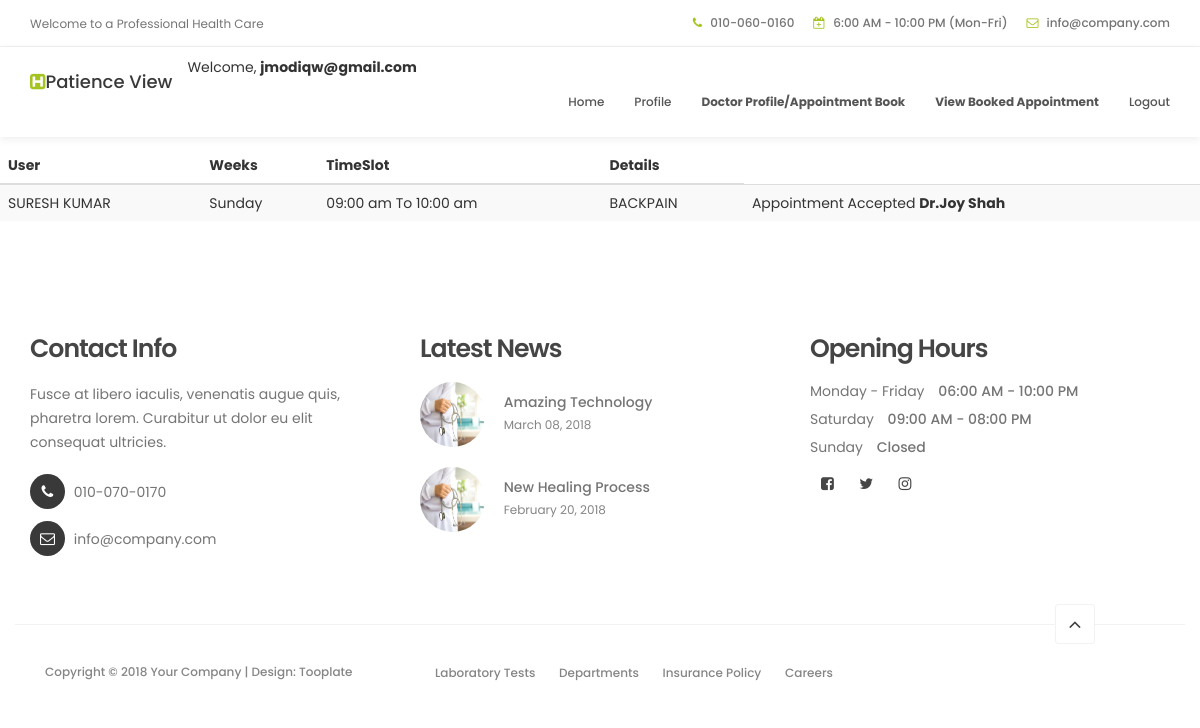
The page /appointmentstatus/ (signed in) on the database as committed earlier.
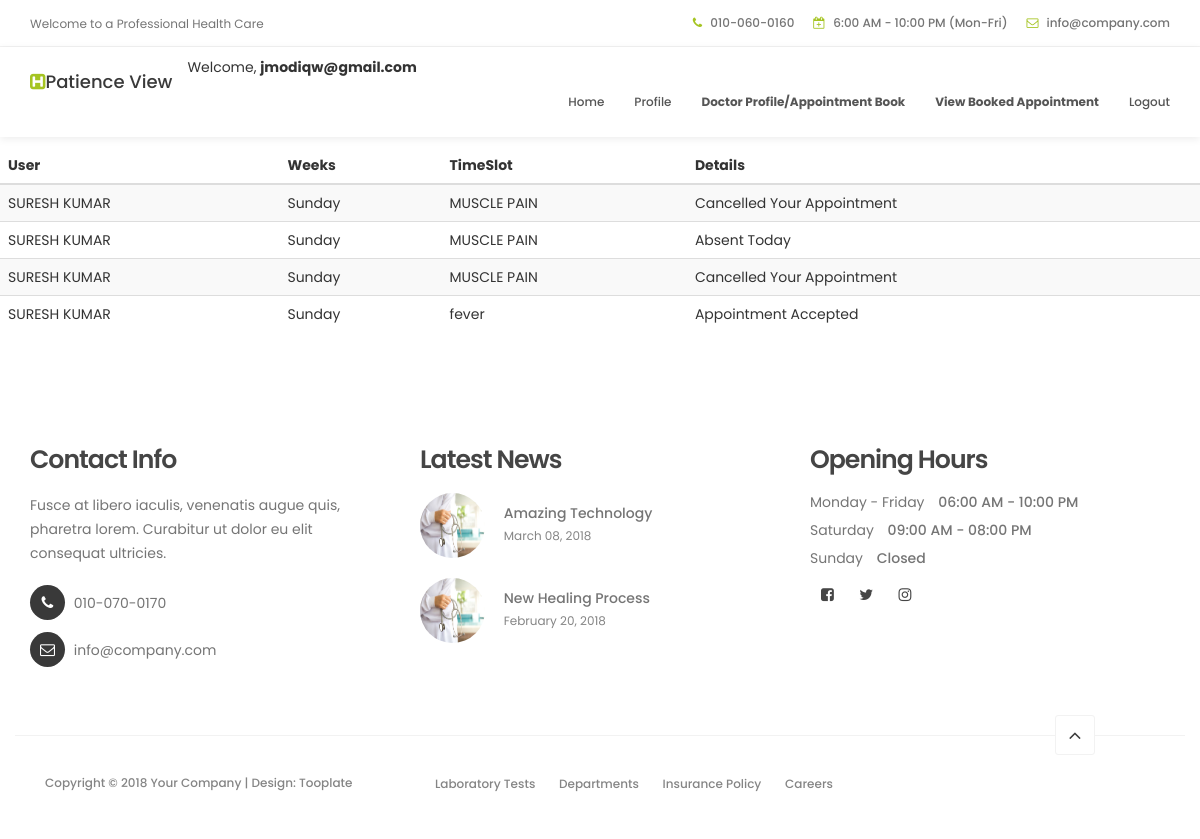
The same page on the database as committed later.
### myapp/models.py (models this page shows, shortened)
class User(models.Model):
    ROLES = (
        ('admin', 'Admin'),
        ('doctor', 'Doctor'),
        ('patiences', 'Patience'),
    )
    roles = models.CharField(max_length=30,choices = ROLES)
    name = models.CharField(max_length=30)
    email = models.EmailField(unique=True)
    password = models.CharField(max_length=15)
    address = models.TextField(default=None,blank=True,null=True)
    gender = models.CharField(max_length=6)
    speciality = models.CharField(max_length=30,default=None,blank=True,null=True)
    clinic_name=models.CharField(max_length=30,default=None,blank=True,null=True)
    profile = models.ImageField(upload_to='profiles/',blank=True,null=True)
    def __str__(self):
        return self.name

class Appointment(models.Model):
    STATUS = (
        (0,'pending'),
        (1,'Completed'),
        (2,'Absent'),
        (3,'Canceled'),
    )
    slot = models.ForeignKey(Slot,on_delete=models.CASCADE,null=True,blank=True)
    name =  models.CharField(max_length=30)
    phone = models.IntegerField(null=True,blank=True)
    weeks = models.IntegerField(null=True,blank=True)
    timeslot = models.IntegerField(null=True,blank=True)
    description = models.TextField(default=None,null=True,blank=True)
    status = models.IntegerField(default=0,choices=STATUS)
    user = models.ForeignKey(User,on_delete=models.CASCADE)

class Slot(models.Model):
    TIMESLOT_LIST = (
        (0, '09:00 am To 10:00 am'),
        (1,'10:00 am TO 11:00 am'),
        (2, '11:00 am To 12:00 am'),
        (3, '12:00 am To 01:00 pm'),
        (4, '02:00 pm To 03:00 pm'),
        (5, '03:00 pm To 04:00 pm'),
        (6, '04:00 pm To 05:00 pm'),
    )
    WEEKS = (
        (0,'Monday'),
        (1,'Tuesday'),
        (2,'Wednesday'),
        (3,'Thursday'),
        (4,'Friday'),
        (5,'Saturday'),
        (6,'Sunday'),
    )
    doctor_id = models.ForeignKey(User,on_delete=models.CASCADE)
    weeks  = models.IntegerField(choices=WEEKS)
    timeslot = models.IntegerField(choices=TIMESLOT_LIST)
    slotsize=models.IntegerField(default=1)

### myapp/views.py (the view)
# urls.py: path('appointmentstatus/',views.appointment_status,name='appointment-status'),
def appointment_status(request):
    if 'email' in request.session:
        uid=User.objects.get(email=request.session['email'])
        many = Appointment.objects.filter(name=uid)
        print(many)
        return render(request,'appointment-status.html',{'many':many,'uid':uid})
    return redirect('login')

### myapp/templates/appointment-status.html (shortened to what this page needs)
{% extends 'patience-header.html' %}
{% load static %}
{% block content %}
<!DOCTYPE html>
<html lang="en">
<head>
</head>
<body>
    <table class="table table-striped table-dark">
        <thead>
          <tr>
            <th scope="col">User</th>
            <th scope="col">Weeks</th>
            <th scope="col">TimeSlot</th>
            <th scope="col">Details</th>
          </tr>
        </thead>
        <tbody>
            {% for one in many %}
          <tr>
        <td>{{one.name}}</td>
        {% if one.weeks == 0 %}
        <td>Monday</td>
        {% elif one.weeks == 1 %}
        <td>Tuesday</td>
        {% elif one.weeks == 2 %}
        <td>Wednesday</td>
        {% elif one.weeks == 3 %}
        <td>Thrusday</td>
        {% elif one.weeks == 4 %}
        <td>Friday</td>
        {% elif one.weeks == 5 %}
        <td>Saturday</td>
        {% else %}
        <td>Sunday</td>
        {% endif %}
        {% if one.timeslot == 0 %}
            <td>09:00 am To 10:00 am</td>
            {% elif one.timeslot == 1 %}
            <td>10:00 am TO 11:00 am</td>
            {% elif one.timeslot == 2 %}
            <td>11:00 am To 12:00 am</td>
            {% elif one.timeslot == 3 %}
            <td>12:00 am To 01:00 pm</td>
            {% elif one.timeslot == 4 %}
            <td>02:00 pm To 03:00 pm</td>
            {% elif one.timeslot == 5 %}
            <td>03:00 pm To 04:00 pm</td>
            {% elif one.timeslot == 6 %}
            <td>04:00 pm To 05:00 pm</td>
            {% endif %}
        <td>{{one.description}}</td>
        {% if one.status == 1 %}
        <td>Appointment Accepted  <strong>{{one.slot.doctor_id}}</strong></td>
        {% elif one.status == 2 %}
        <td><strong>{{one.slot.doctor_id}} </strong> Absent Today</td>
        {% elif one.status == 3 %}
        <td><strong>{{one.slot.doctor_id}} </strong> Cancelled Your Appointment</td>
        {% endif %}
        {% endfor %}
          </tr>
          </tbody>
      </table>
</body>
</html>
{% endblock %}

### myapp/templates/patience-header.html (shortened to what this page needs)
{% load static %}
<!DOCTYPE html>
<html lang="en">
<head>
     <link rel="stylesheet" href="{% static 'css/bootstrap.min.css' %}">
     <link rel="stylesheet" href="{% static 'css/font-awesome.min.css' %}">
     <link rel="stylesheet" href="{% static 'css/animate.css' %}">
     <link rel="stylesheet" href="{% static 'css/owl.carousel.css' %}">
     <link rel="stylesheet" href="{% static 'css/owl.theme.default.min.css' %}">
     <link rel="stylesheet" href="{% static 'css/tooplate-style.css' %}">
</head>
<body id="top" data-spy="scroll" data-target=".navbar-collapse" data-offset="50">
     <header>
          <div class="container">
               <div class="row">
                    <div class="col-md-4 col-sm-5">
                         <p>Welcome to a Professional Health Care</p>
                    </div>
                    <div class="col-md-8 col-sm-7 text-align-right">
                         <span class="phone-icon"><i class="fa fa-phone"></i> 010-060-0160</span>
                         <span class="date-icon"><i class="fa fa-calendar-plus-o"></i> 6:00 AM - 10:00 PM (Mon-Fri)</span>
                         <span class="email-icon"><i class="fa fa-envelope-o"></i> <a href="#">info@company.com</a></span>
                    </div>
               </div>
          </div>
     </header>
     <section class="navbar navbar-default navbar-static-top" role="navigation">
          <div class="container">
               <div class="navbar-header">
                    <a href="index.html" class="navbar-brand"><i class="fa fa-h-square"></i>Patience View</a>
               </div>
               Welcome,
               <strong>{{request.session.email}}</strong>
               <div class="collapse navbar-collapse">
                    <ul class="nav navbar-nav navbar-right">
                         <li><a href="{% url 'index_patience' %}" class="smoothScroll">Home</a></li>
                         <li><a href="{% url 'patience-edit' %}" class="smoothScroll">Profile</a></li>
                         <li><a href="{% url 'doctor-view' %}" class="smoothScroll"><strong>Doctor Profile/Appointment Book</strong></a></li>
                         <li><a href="{% url 'appointment-status' %}" class="smoothScroll"><strong>View Booked Appointment</strong></a></li>
                         <li><a href="{% url 'logout' %}" class="smoothScroll">Logout</a></li>
                    </ul>
               </div>
          </div>
     </section>
     {% block content %}
     {% endblock %}
     <footer data-stellar-background-ratio="5">
          <div class="container">
               <div class="row">
                    <div class="col-md-4 col-sm-4">
                         <div class="footer-thumb">
                              <h4 class="wow fadeInUp" data-wow-delay="0.4s">Contact Info</h4>
                              <p>Fusce at libero iaculis, venenatis augue quis, pharetra lorem. Curabitur ut dolor eu elit consequat ultricies.</p>
                              <div class="contact-info">
                                   <p><i class="fa fa-phone"></i> 010-070-0170</p>
                                   <p><i class="fa fa-envelope-o"></i> <a href="#">info@company.com</a></p>
                              </div>
                         </div>
                    </div>
                    <div class="col-md-4 col-sm-4">
                         <div class="footer-thumb">
                              <h4 class="wow fadeInUp" data-wow-delay="0.4s">Latest News</h4>
                              <div class="latest-stories">
                                   <div class="stories-image">
                                        <a href="#"><img src="{% static 'images/news-image.jpg' %}" class="img-responsive" alt=""></a>
                                   </div>
                                   <div class="stories-info">
                                        <a href="#"><h5>Amazing Technology</h5></a>
                                        <span>March 08, 2018</span>
                                   </div>
                              </div>
                              <div class="latest-stories">
                                   <div class="stories-image">
                                        <a href="#"><img src="{% static 'images/news-image.jpg' %}" class="img-responsive" alt=""></a>
                                   </div>
                                   <div class="stories-info">
                                        <a href="#"><h5>New Healing Process</h5></a>
                                        <span>February 20, 2018</span>
                                   </div>
                              </div>
                         </div>
                    </div>
                    <div class="col-md-4 col-sm-4">
                         <div class="footer-thumb">
                              <div class="opening-hours">
                                   <h4 class="wow fadeInUp" data-wow-delay="0.4s">Opening Hours</h4>
                                   <p>Monday - Friday <span>06:00 AM - 10:00 PM</span></p>
                                   <p>Saturday <span>09:00 AM - 08:00 PM</span></p>
                                   <p>Sunday <span>Closed</span></p>
                              </div>
                              <ul class="social-icon">
                                   <li><a href="#" class="fa fa-facebook-square" attr="facebook icon"></a></li>
                                   <li><a href="#" class="fa fa-twitter"></a></li>
                                   <li><a href="#" class="fa fa-instagram"></a></li>
                              </ul>
                         </div>
                    </div>
                    <div class="col-md-12 col-sm-12 border-top">
                         <div class="col-md-4 col-sm-6">
                              <div class="copyright-text">
                                   <p>Copyright &copy; 2018 Your Company
                                   | Design: Tooplate</p>
                              </div>
                         </div>
                         <div class="col-md-6 col-sm-6">
                              <div class="footer-link">
                                   <a href="#">Laboratory Tests</a>
                                   <a href="#">Departments</a>
                                   <a href="#">Insurance Policy</a>
                                   <a href="#">Careers</a>
                              </div>
                         </div>
                         <div class="col-md-2 col-sm-2 text-align-center">
                              <div class="angle-up-btn">
                                  <a href="#top" class="smoothScroll wow fadeInUp" data-wow-delay="1.2s"><i class="fa fa-angle-up"></i></a>
                              </div>
                         </div>
                    </div>
               </div>
          </div>
     </footer>
</body>
</html>

### myapp/static/css/tooplate-style.css (style rules this page uses)
body { background: #ffffff; font-family: 'Poppins', sans-serif; overflow-x: hidden; }
h1,h2,h3,h4,h5,h6 { font-weight: 600; line-height: inherit; }
h1,h2,h3,h4 { letter-spacing: -1px; }
h5 { font-weight: 500; }
h4 { color: #454545; font-size: 1.8em; padding-bottom: 2px; }
p { color: #757575; font-size: 14px; font-weight: normal; line-height: 24px; }
html { -webkit-font-smoothing: antialiased; }
a { color: #252525; -webkit-transition: 0.5s; transition: 0.5s; text-decoration: none !important; }
.text-align-right { text-align: right; }
.text-align-center { text-align: center; }
.border-top { border-top: 1px solid #f2f2f2; margin-top: 4em; padding-top: 2.5em; }
header { background: #ffffff; border-bottom: 1px solid #f2f2f2; display: flex; height: 45px; }
header .col-md-8 { padding-right: 0; }
header p, header span { font-size: 12px; line-height: 24px; padding-top: 12px; }
header a, header span { color: #747474; }
header span { font-weight: 500; display: inline-block; padding: 11px 15px; }
header span.date-icon { border-left: 1px solid #f2f2f2; border-right: 1px solid #f2f2f2; padding-right: 19px; padding-left: 19px; }
header span i { color: #a5c422; margin-right: 5px; }
.navbar-default { background: #ffffff; box-shadow: 0 2px 8px rgba(0,0,0,.075); border: none; margin-bottom: 0; padding: 10px; }
.navbar-default .navbar-brand { color: #393939; font-weight: 500; }
.navbar-default .navbar-brand .fa { color: #a5c422; }
.navbar-default .navbar-nav li a { color: #555555; font-size: 12px; font-weight: 500; padding-right: 20px; padding-left: 20px; -webkit-transition: all ease-in-out 0.4s; transition: all ease-in-out 0.4s; }
footer { padding-top: 80px; padding-bottom: 40px; }
footer h4 { padding-bottom: 5px; }
footer a { color: #757575; }
.contact-info { padding-top: 10px; }
.contact-info .fa { background: #393939; border-radius: 100%; color: #ffffff; font-size: 15px; width: 35px; height: 35px; line-height: 35px; text-align: center; margin-right: 5px; margin-bottom: 2px; }
.latest-stories { margin-bottom: 20px; }
.stories-image, .stories-info { display: inline-block; vertical-align: top; }
.stories-image img { border-radius: 100%; width: 65px; height: 65px; }
.stories-info { margin-left: 15px; }
.stories-info h5 { margin-bottom: 2px; }
.stories-info span { color: #858585; font-size: 12px; }
.opening-hours p { line-height: 18px; }
.opening-hours span { font-weight: 500; display: inline-block; padding-left: 10px; }
.copyright-text p, .footer-link a { color: #858585; font-size: 12px; font-weight: 500; }
.footer-link a { font-size: 12px; display: inline-block; padding: 0 10px; margin-top: 4px; }
.angle-up-btn { position: relative; bottom: 4em; display: block; }
.angle-up-btn a { background: #ffffff; border: 1px solid #f2f2f2; border-radius: 3px; font-size: 20px; color: #393939; display: inline-block; text-align: center; width: 40px; height: 40px; line-height: 38px; transition: transform 0.1s ease-in; transform: translateX(0); }
.social-icon { position: relative; padding: 0; margin: 0; }
.social-icon li { display: inline-block; list-style: none; }
.social-icon li a { border-radius: 100px; color: #464646; font-size: 15px; width: 35px; height: 35px; line-height: 35px; text-decoration: none; text-align: center; transition: all 0.4s ease-in-out; position: relative; }
@media only screen and (max-width: 1200px) { header { height: inherit; } }
@media only screen and (max-width: 1200px) { header span.date-icon { border: 0; padding-right: 0; padding-left: 0; } }
@media only screen and (max-width: 1200px) { header span.email-icon { padding-top: 0; } }
@media only screen and (max-width: 1200px) { .navbar-default .navbar-nav li a { padding-right: 15px; padding-left: 15px; } }

Rows that differ between the two databases and show on the page:
removed Appointment: name "SURESH KUMAR", weeks "Sunday", timeslot "09:00 am To 10:00 am", description "BACKPAIN", slot.doctor_id "Dr.Joy Shah"
added Appointment: name "SURESH KUMAR", shows "Sunday", description "MUSCLE PAIN"
added Appointment: name "SURESH KUMAR", shows "Sunday", description "MUSCLE PAIN"
added Appointment: name "SURESH KUMAR", shows "Sunday", description "MUSCLE PAIN"
added Appointment: name "SURESH KUMAR", shows "Sunday", description "fever"
